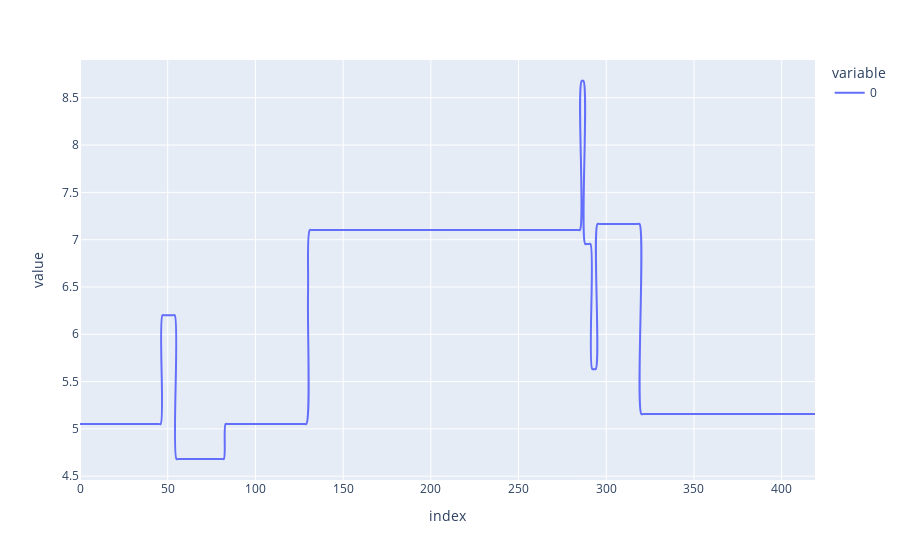

Notebook source saved alongside this figure:
### Code cell
px.scatter (X)
px.line (decomposition.generate_function_from_wavelets (res.x, basis))
ind = np.array([0,  1,  3, 54, 52, 17])
allind = np.arange(len(basis))
px.line (decomposition.generate_function_from_wavelets (res.x[ind], [basis[i] for i in ind]), line_shape='spline')

### Figure 1 — Plotly figure (JSON) as saved in the notebook; plotly's stock layout.template omitted (floating-point values rounded to 4 significant figures; data arrays with more than 128 entries replaced by an {"elided": "..."} marker saying what was removed)
{"data": [{"hovertemplate": "variable=0<br>index=%{x}<br>value=%{y}<extra></extra>", "legendgroup": "0", "line": {"color": "#636efa", "dash": "solid", "shape": "spline"}, "marker": {"symbol": "circle"}, "mode": "lines", "name": "0", "orientation": "v", "showlegend": true, "type": "scatter", "x": {"elided": "420 int values"}, "xaxis": "x", "y": {"elided": "420 float values"}, "yaxis": "y"}], "layout": {"legend": {"title": {"text": "variable"}, "tracegroupgap": 0}, "margin": {"t": 60}, "xaxis": {"anchor": "y", "domain": [0, 1], "title": {"text": "index"}}, "yaxis": {"anchor": "x", "domain": [0, 1], "title": {"text": "value"}}}}
